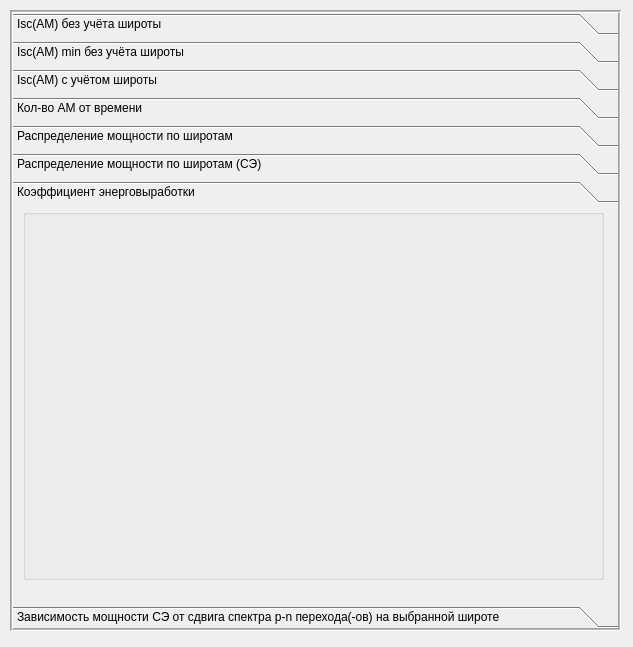
<?xml version="1.0" encoding="UTF-8"?>
<ui version="4.0">
 <class>PowerCellGraphs</class>
 <widget class="QWidget" name="PowerCellGraphs">
  <property name="geometry">
   <rect>
    <x>0</x>
    <y>0</y>
    <width>633</width>
    <height>647</height>
   </rect>
  </property>
  <property name="windowTitle">
   <string>Form</string>
  </property>
  <widget class="QToolBox" name="tB_PowerCellGraphs">
   <property name="geometry">
    <rect>
     <x>10</x>
     <y>10</y>
     <width>611</width>
     <height>621</height>
    </rect>
   </property>
   <property name="sizePolicy">
    <sizepolicy hsizetype="Preferred" vsizetype="Preferred">
     <horstretch>0</horstretch>
     <verstretch>0</verstretch>
    </sizepolicy>
   </property>
   <property name="mouseTracking">
    <bool>false</bool>
   </property>
   <property name="layoutDirection">
    <enum>Qt::LeftToRight</enum>
   </property>
   <property name="autoFillBackground">
    <bool>false</bool>
   </property>
   <property name="frameShape">
    <enum>QFrame::Box</enum>
   </property>
   <property name="frameShadow">
    <enum>QFrame::Sunken</enum>
   </property>
   <property name="midLineWidth">
    <number>1</number>
   </property>
   <property name="currentIndex">
    <number>6</number>
   </property>
   <widget class="QWidget" name="page">
    <property name="geometry">
     <rect>
      <x>0</x>
      <y>0</y>
      <width>605</width>
      <height>399</height>
     </rect>
    </property>
    <attribute name="label">
     <string>Isc(AM) без учёта широты</string>
    </attribute>
    <widget class="QGroupBox" name="groupBox_11">
     <property name="geometry">
      <rect>
       <x>10</x>
       <y>0</y>
       <width>581</width>
       <height>371</height>
      </rect>
     </property>
     <property name="title">
      <string/>
     </property>
     <widget class="QCustomPlot" name="customplot" native="true">
      <property name="geometry">
       <rect>
        <x>10</x>
        <y>10</y>
        <width>561</width>
        <height>351</height>
       </rect>
      </property>
     </widget>
    </widget>
   </widget>
   <widget class="QWidget" name="page_2">
    <property name="geometry">
     <rect>
      <x>0</x>
      <y>0</y>
      <width>605</width>
      <height>399</height>
     </rect>
    </property>
    <attribute name="label">
     <string>Isc(AM) min без учёта широты</string>
    </attribute>
    <widget class="QGroupBox" name="groupBox_12">
     <property name="geometry">
      <rect>
       <x>10</x>
       <y>0</y>
       <width>581</width>
       <height>371</height>
      </rect>
     </property>
     <property name="title">
      <string/>
     </property>
     <widget class="QCustomPlot" name="customplot_2" native="true">
      <property name="geometry">
       <rect>
        <x>10</x>
        <y>10</y>
        <width>561</width>
        <height>351</height>
       </rect>
      </property>
     </widget>
    </widget>
   </widget>
   <widget class="QWidget" name="page_3">
    <property name="geometry">
     <rect>
      <x>0</x>
      <y>0</y>
      <width>605</width>
      <height>399</height>
     </rect>
    </property>
    <attribute name="label">
     <string>Isc(AM) с учётом широты</string>
    </attribute>
    <widget class="QGroupBox" name="groupBox_13">
     <property name="geometry">
      <rect>
       <x>10</x>
       <y>0</y>
       <width>581</width>
       <height>331</height>
      </rect>
     </property>
     <property name="title">
      <string/>
     </property>
     <widget class="QCustomPlot" name="customplot_3" native="true">
      <property name="geometry">
       <rect>
        <x>10</x>
        <y>10</y>
        <width>561</width>
        <height>311</height>
       </rect>
      </property>
     </widget>
    </widget>
    <widget class="QLabel" name="label_6">
     <property name="geometry">
      <rect>
       <x>23</x>
       <y>339</y>
       <width>181</width>
       <height>31</height>
      </rect>
     </property>
     <property name="text">
      <string>Годовая мощность KВт*ч/м2:</string>
     </property>
    </widget>
    <widget class="QLineEdit" name="lineEdit_3">
     <property name="geometry">
      <rect>
       <x>281</x>
       <y>340</y>
       <width>111</width>
       <height>24</height>
      </rect>
     </property>
    </widget>
   </widget>
   <widget class="QWidget" name="page_4">
    <property name="geometry">
     <rect>
      <x>0</x>
      <y>0</y>
      <width>605</width>
      <height>399</height>
     </rect>
    </property>
    <attribute name="label">
     <string>Кол-во АМ от времени</string>
    </attribute>
    <widget class="QGroupBox" name="groupBox_14">
     <property name="geometry">
      <rect>
       <x>10</x>
       <y>0</y>
       <width>581</width>
       <height>371</height>
      </rect>
     </property>
     <property name="title">
      <string/>
     </property>
     <widget class="QCustomPlot" name="customplot_4" native="true">
      <property name="geometry">
       <rect>
        <x>10</x>
        <y>10</y>
        <width>561</width>
        <height>351</height>
       </rect>
      </property>
     </widget>
    </widget>
   </widget>
   <widget class="QWidget" name="page_7">
    <property name="geometry">
     <rect>
      <x>0</x>
      <y>0</y>
      <width>605</width>
      <height>399</height>
     </rect>
    </property>
    <attribute name="label">
     <string>Распределение мощности по широтам</string>
    </attribute>
    <widget class="QGroupBox" name="groupBox_17">
     <property name="geometry">
      <rect>
       <x>10</x>
       <y>0</y>
       <width>581</width>
       <height>371</height>
      </rect>
     </property>
     <property name="title">
      <string/>
     </property>
     <widget class="QCustomPlot" name="customplot_7" native="true">
      <property name="geometry">
       <rect>
        <x>10</x>
        <y>10</y>
        <width>561</width>
        <height>351</height>
       </rect>
      </property>
     </widget>
    </widget>
   </widget>
   <widget class="QWidget" name="page_5">
    <property name="geometry">
     <rect>
      <x>0</x>
      <y>0</y>
      <width>605</width>
      <height>399</height>
     </rect>
    </property>
    <attribute name="label">
     <string>Распределение мощности по широтам (СЭ)</string>
    </attribute>
    <widget class="QGroupBox" name="groupBox_15">
     <property name="geometry">
      <rect>
       <x>10</x>
       <y>0</y>
       <width>581</width>
       <height>351</height>
      </rect>
     </property>
     <property name="title">
      <string/>
     </property>
     <widget class="QCustomPlot" name="customplot_5" native="true">
      <property name="geometry">
       <rect>
        <x>10</x>
        <y>10</y>
        <width>561</width>
        <height>331</height>
       </rect>
      </property>
     </widget>
    </widget>
   </widget>
   <widget class="QWidget" name="page_8">
    <property name="geometry">
     <rect>
      <x>0</x>
      <y>0</y>
      <width>605</width>
      <height>399</height>
     </rect>
    </property>
    <attribute name="label">
     <string>Коэффициент энерговыработки</string>
    </attribute>
    <widget class="QGroupBox" name="groupBox_18">
     <property name="geometry">
      <rect>
       <x>10</x>
       <y>0</y>
       <width>581</width>
       <height>371</height>
      </rect>
     </property>
     <property name="title">
      <string/>
     </property>
     <widget class="QCustomPlot" name="customplot_8" native="true">
      <property name="geometry">
       <rect>
        <x>10</x>
        <y>10</y>
        <width>561</width>
        <height>351</height>
       </rect>
      </property>
     </widget>
    </widget>
   </widget>
   <widget class="QWidget" name="page_6">
    <property name="geometry">
     <rect>
      <x>0</x>
      <y>0</y>
      <width>605</width>
      <height>399</height>
     </rect>
    </property>
    <attribute name="label">
     <string>Зависимость мощности СЭ от сдвига спектра p-n перехода(-ов) на выбранной широте</string>
    </attribute>
    <widget class="QGroupBox" name="groupBox_16">
     <property name="geometry">
      <rect>
       <x>0</x>
       <y>0</y>
       <width>581</width>
       <height>351</height>
      </rect>
     </property>
     <property name="title">
      <string/>
     </property>
     <widget class="QCustomPlot" name="customplot_6" native="true">
      <property name="geometry">
       <rect>
        <x>10</x>
        <y>10</y>
        <width>561</width>
        <height>331</height>
       </rect>
      </property>
     </widget>
    </widget>
   </widget>
  </widget>
 </widget>
 <customwidgets>
  <customwidget>
   <class>QCustomPlot</class>
   <extends>QWidget</extends>
   <header>qcustomplot.h</header>
   <container>1</container>
  </customwidget>
 </customwidgets>
 <resources/>
 <connections/>
</ui>
